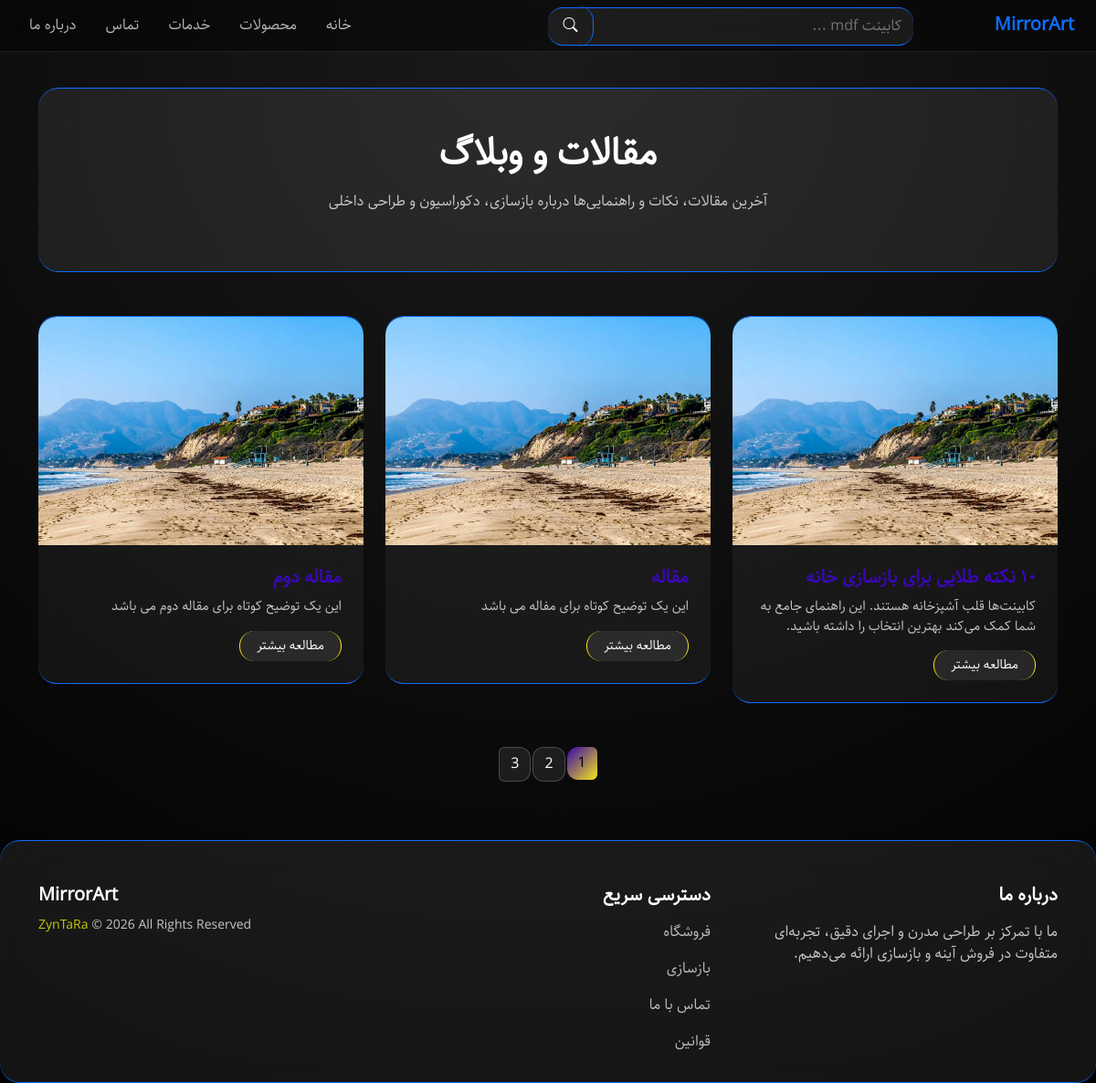
The page /archives/ on the database as committed earlier.
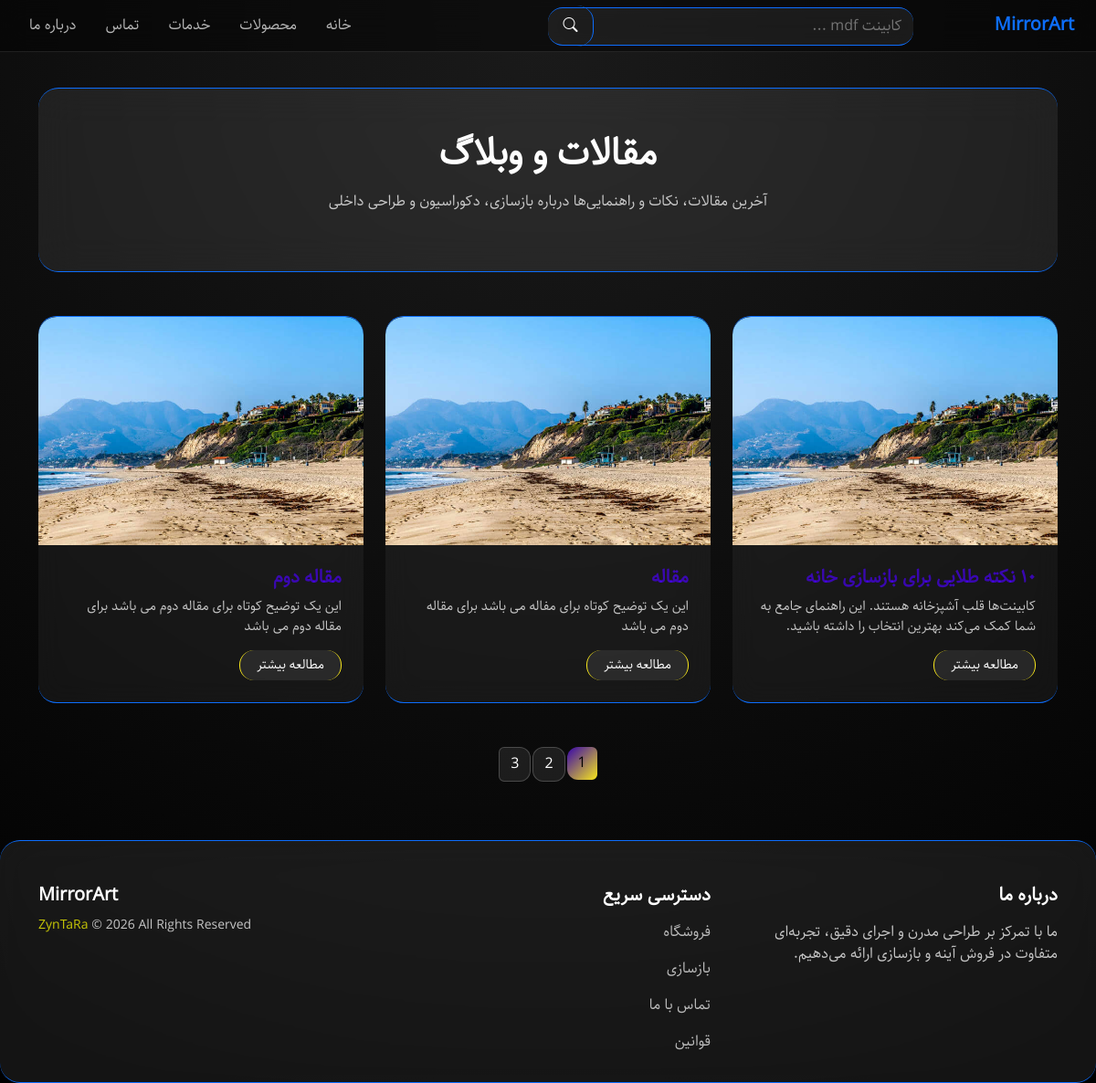
The same page on the database as committed later.
### archives/models.py (models this page shows, shortened)
class Archives(models.Model):
    author = models.ForeignKey(
        get_user_model(),
        on_delete=models.CASCADE,
        related_name="author",
        verbose_name=_("author"),
    )
    title = models.CharField(max_length=100, verbose_name=_("title"))
    short_description = models.CharField(
        max_length=300, verbose_name=_("short description")
    )
    full_description = models.TextField(verbose_name=_("full description"))
    active = models.BooleanField(default=True, verbose_name=_("active"))
    datetime_created = models.DateTimeField(
        auto_now_add=True, verbose_name=_("datetime created")
    )
    datetime_modified = models.DateTimeField(
        auto_now=True, verbose_name=_("datetime modified")
    )
    class Meta:
        verbose_name = _("Archive")
        verbose_name_plural = _("Archives")
    def get_absolute_url(self):
        return reverse("archive_detail", args=[self.pk])

### archives/views.py (the view)
# urls.py: path("", views.ArchivesListView.as_view(), name="archive_list"),
class ArchivesListView(generic.ListView):
    model = models.Archives
    template_name = "archives/archive_list.html"
    context_object_name = "archives"

### archives/templates/archives/archive_list.html (shortened to what this page needs)
{% extends '_base.html' %}
{% load static %}
{% block body %}
  <section class="pt-5 mt-5">
    <div class="container">
      <div class="glass-card p-5 text-center mb-5">
        <h1 class="fw-bold">مقالات و وبلاگ</h1>
        <p class="opacity-75 mt-3">آخرین مقالات، نکات و راهنمایی‌ها درباره بازسازی، دکوراسیون و طراحی داخلی</p>
      </div>
      <div class="row g-4">
        {% for archive in archives %}
          <div class="col-md-6 col-lg-4">
            <div class="blog-card glass-card overflow-hidden">
              <img src="{% static 'img/city_bright_8 (1).jpg' %}" class="img-fluid" alt="بازسازی خانه" />
              <div class="p-4">
                <h5 class="fw-bold mb-2">{{ archive.title }}</h5>
                <p class="opacity-75 mb-3">{{ archive.short_description }}</p>
                <a href="{{ archive.get_absolute_url }}" class="btn btn-sm btn-glass">مطالعه بیشتر</a>
              </div>
            </div>
          </div>
        {% endfor %}
      </div>
      <div class="d-flex justify-content-center mt-5">
        <nav>
          <ul class="pagination pagination-glass">
            <li class="page-item active">
              <a class="page-link">1</a>
            </li>
            <li class="page-item">
              <a class="page-link">2</a>
            </li>
            <li class="page-item">
              <a class="page-link">3</a>
            </li>
          </ul>
        </nav>
      </div>
    </div>
  </section>
{% endblock %}

Rows that differ between the two databases and show on the page:
changed Archives "مقاله": short_description "این یک توضیح کوتاه برای مفاله می باشد" → "این یک توضیح کوتاه برای مفاله می باشد برای مقاله دوم می باشد"
changed Archives "مقاله دوم": short_description "این یک توضیح کوتاه برای مقاله دوم می باشد" → "این یک توضیح کوتاه برای مقاله دوم می باشد برای مقاله دوم می باشد"
